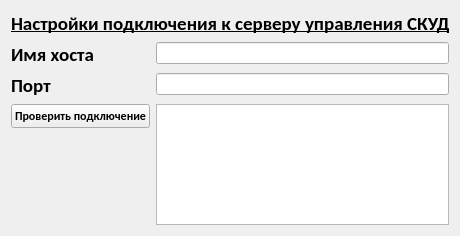
<?xml version="1.0" encoding="UTF-8"?>
<ui version="4.0">
 <class>SettingsWindow</class>
 <widget class="QWidget" name="SettingsWindow">
  <property name="geometry">
   <rect>
    <x>0</x>
    <y>0</y>
    <width>460</width>
    <height>236</height>
   </rect>
  </property>
  <property name="minimumSize">
   <size>
    <width>460</width>
    <height>236</height>
   </size>
  </property>
  <property name="maximumSize">
   <size>
    <width>460</width>
    <height>236</height>
   </size>
  </property>
  <property name="windowTitle">
   <string>ACMS</string>
  </property>
  <property name="windowIcon">
   <iconset resource="lw.qrc">
    <normaloff>:/labels/label.png</normaloff>:/labels/label.png</iconset>
  </property>
  <layout class="QVBoxLayout" name="verticalLayout_2">
   <item>
    <layout class="QVBoxLayout" name="verticalLayout">
     <item>
      <widget class="QLabel" name="label_3">
       <property name="font">
        <font>
         <family>Carlito</family>
         <pointsize>14</pointsize>
         <bold>true</bold>
         <underline>true</underline>
        </font>
       </property>
       <property name="text">
        <string>Настройки подключения к серверу управления СКУД</string>
       </property>
      </widget>
     </item>
     <item>
      <layout class="QFormLayout" name="formLayout">
       <item row="0" column="0">
        <widget class="QLabel" name="label">
         <property name="font">
          <font>
           <family>Carlito</family>
           <pointsize>14</pointsize>
           <bold>true</bold>
          </font>
         </property>
         <property name="text">
          <string>Имя хоста</string>
         </property>
        </widget>
       </item>
       <item row="0" column="1">
        <widget class="QLineEdit" name="lehostname"/>
       </item>
       <item row="1" column="0">
        <widget class="QLabel" name="label_2">
         <property name="font">
          <font>
           <family>Carlito</family>
           <pointsize>14</pointsize>
           <bold>true</bold>
          </font>
         </property>
         <property name="text">
          <string>Порт</string>
         </property>
        </widget>
       </item>
       <item row="1" column="1">
        <widget class="QLineEdit" name="leport"/>
       </item>
       <item row="2" column="0">
        <widget class="QPushButton" name="btncheckconn">
         <property name="font">
          <font>
           <family>Carlito</family>
           <bold>true</bold>
          </font>
         </property>
         <property name="text">
          <string>Проверить подключение</string>
         </property>
        </widget>
       </item>
       <item row="2" column="1">
        <widget class="QTextEdit" name="testatus"/>
       </item>
      </layout>
     </item>
    </layout>
   </item>
  </layout>
 </widget>
 <resources>
  <include location="lw.qrc"/>
 </resources>
 <connections/>
</ui>
